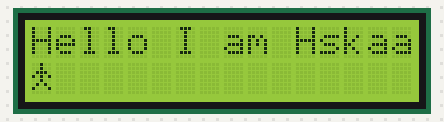
The program below on a simulated ATmega32, built with avr-gcc and emulated at 8 MHz. Shown: 16×2 character LCD. Wiring (inferred from the names in the program): character LCD (HD44780): RS PC0; R/W PC1; E PC2; data PA0, PA1, PA2, PA3, PA4, PA5, PA6, PA7.

Above: at 0.6 s.
At 2.7 s:
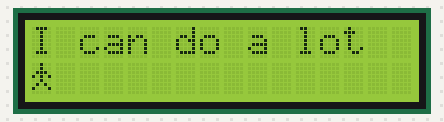
At 11.5 s:
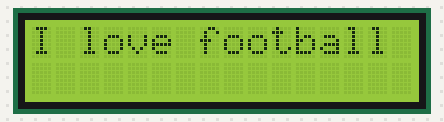
At 24.3 s:
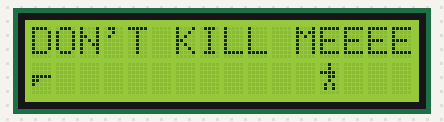
At 31.5 s:
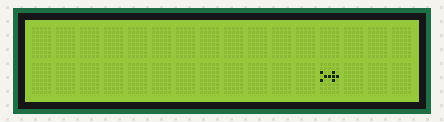
At 37.3 s:
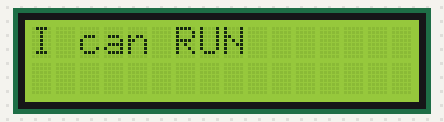

The program:

main.c
```c
/******************************************************************/
/******************************************************************/
/***************   		Author : Hossam Medhat		***************/
/***************   		Layer : APP         		***************/
/***************   		SWC : LCD           		***************/
/***************   		Version : 1.00      		***************/
/******************************************************************/
/******************************************************************/

#include "STD_TYPES.h"
#include <util/delay.h>

#include "DIO_Interface.h"
#include "LCD_Interface.h"
#include "LCD_Cfg.h"

void main (void)
{
	DIO_u8SetPortDirection(LCD_DATA_PORT , DIO_PORT_OUTPUT);

	DIO_u8SetPinDirection(LCD_CTRL_PORT ,LCD_RS_PIN,DIO_OUTPUT );
	DIO_u8SetPinDirection(LCD_CTRL_PORT ,LCD_RW_PIN,DIO_OUTPUT );
	DIO_u8SetPinDirection(LCD_CTRL_PORT ,LCD_E_PIN,DIO_OUTPUT );

	LCD_voidInit();


	u8 ARR_u8FristArabicLetter[8]={
			0b00100,
			0b00100,
			0b01110,
			0b10101,
			0b00100,
			0b01010,
			0b10001,
			0b00000};
	u8 ARR_u8SecondArabicLetter[8]={
			0b00100,
			0b00101,
			0b00110,
			0b01100,
			0b10100,
			0b00011,
			0b00001,
			0b00000};
	u8 ARR_u8ThirdArabicLetter[8]={
			0b00100,
			0b00100,
			0b00110,
			0b00101,
			0b00100,
			0b01010,
			0b10001,
			0b00000};
	u8 ARR_u8FourthArabicLetter[8]={
			0b00100,
			0b00100,
			0b01100,
			0b10101,
			0b00100,
			0b01011,
			0b10001,
			0b00000};
	u8 ARR_u8FifthArabicLetter[8]={
			0b00100,
			0b00101,
			0b01100,
			0b10100,
			0b00100,
			0b01010,
			0b10010,
			0b00000};
	u8 ARR_u8SixthArabicLetter[8]={
			0b00000,
			0b00000,
			0b00000,
			0b11111,
			0b11000,
			0b10000,
			0b00000,
			0b00000};
	u8 ARR_u8SeventhArabicLetter[8]={
			0b00000,
			0b00000,
			0b10010,
			0b01111,
			0b10010,
			0b00000,
			0b00000,
			0b00000};
	u8 ARR_u8EighthArabicLetter[8]={
			0b00000,
			0b00000,
			0b00000,
			0b01100,
			0b00000,
			0b00000,
			0b00000,
			0b00000};
	u8 ARR_u8NinthArabicLetter[8]={
			0b00100,
			0b00100,
			0b11110,
			0b00110,
			0b00100,
			0b01010,
			0b01010,
			0b00000};


	while(1)
	{
		_delay_ms(400);
		LCD_voidGoToXY(0,0);
		LCD_voidSendString("Hello I am Hskaa");
		LCD_voidWriteSpecialCharacter(ARR_u8FristArabicLetter,1,1,0);
		_delay_ms(2000);
		LCD_voidClearLCD();
		LCD_voidSendString("I can do a lot");
		LCD_voidWriteSpecialCharacter(ARR_u8FristArabicLetter,1,1,0);
		_delay_ms(2000);
		LCD_voidClearLCD();
		LCD_voidSendString("I can RUN");
		_delay_ms(2000);
		LCD_voidClearLCD();
		u8 i ;
		for(i=0 ; i<13 ;i++ ){
			LCD_voidWriteSpecialCharacter(ARR_u8FristArabicLetter,0,1,i);
			_delay_ms(100);
			LCD_voidWriteSpecialCharacter(ARR_u8SecondArabicLetter,1,1,i);
			_delay_ms(150);
			LCD_voidClearLCD();
			i++;
			LCD_voidWriteSpecialCharacter(ARR_u8ThirdArabicLetter,2,1,i);
			_delay_ms(150);
			LCD_voidClearLCD();
			_delay_ms(150);

		}
		LCD_voidSendString("I love football");
		_delay_ms(2000);
		LCD_voidClearLCD();
		for(i=0 ; i<13 ;i++ ){
			LCD_voidWriteSpecialCharacter(ARR_u8FourthArabicLetter,0,1,i);
			_delay_ms(300);
			LCD_voidWriteSpecialCharacter(ARR_u8FifthArabicLetter,1,1,i);
			_delay_ms(300);
			LCD_voidClearLCD();
			i++;
			LCD_voidWriteSpecialCharacter(ARR_u8FourthArabicLetter,2,1,i);
			_delay_ms(300);
			LCD_voidClearLCD();
			_delay_ms(300);

		}
		LCD_voidClearLCD();
		LCD_voidSendString("I can dance");
		LCD_voidClearLCD();
		LCD_voidGoToXY(0,0);
		LCD_voidSendString("DON'T KILL MEEEE");
		_delay_ms(1000);
		LCD_voidWriteSpecialCharacter(ARR_u8SixthArabicLetter,0,1,0);

		LCD_voidWriteSpecialCharacter(ARR_u8NinthArabicLetter,1,1,12);
		_delay_ms(1000);
		for (i=2 ;i<12 ;i++ )
		{LCD_voidWriteSpecialCharacter(ARR_u8SixthArabicLetter,0,1,0);

		LCD_voidWriteSpecialCharacter(ARR_u8NinthArabicLetter,1,1,12);

		_delay_ms(200);
		LCD_voidWriteSpecialCharacter(ARR_u8EighthArabicLetter,2,1,i);
		_delay_ms(200);
		LCD_voidClearLCD();

		}
		_delay_ms(1000);
		LCD_voidWriteSpecialCharacter(ARR_u8SeventhArabicLetter,3,1,12);
		_delay_ms(1000);
		LCD_voidClearLCD();


	}
}
```

LCD_Cfg.h
```c
/******************************************************************/
/******************************************************************/
/***************   		Author : Hossam Medhat		***************/
/***************   		Layer : HAL         		***************/
/***************   		SWC : LCD           		***************/
/***************   		Version : 1.00      		***************/
/******************************************************************/
/******************************************************************/
#ifndef LCD_CFG_H
#define LCD_CFG_H

#define  LCD_DATA_PORT		DIO_PORTA

#define  LCD_CTRL_PORT		DIO_PORTC
#define  LCD_RS_PIN			DIO_PIN0
#define  LCD_RW_PIN			DIO_PIN1
#define  LCD_E_PIN			DIO_PIN2


#endif
```

LCD_Interface.h
```c
/******************************************************************/
/******************************************************************/
/***************   		Author : Hossam Medhat		***************/
/***************   		Layer : HAL         		***************/
/***************   		SWC : LCD           		***************/
/***************   		Version : 1.00      		***************/
/******************************************************************/
/******************************************************************/
#ifndef LCD_INTERFACE_H
#define LCD_INTERFACE_H

void LCD_voidSendCommand(u8 Cpy_u8Command);

void LCD_voidSendData(u8 Cpy_u8Data);

void LCD_voidInit(void);

void LCD_voidSendString (const char * Cpy_pcString);

void LCD_voidGoToXY(u8 Cpy_u8XPos ,u8 Cpy_u8YPos  );

void LCD_voidWriteSpecialCharacter(u8* Cpy_u8Pattern , u8 Cpy_u8PatternNumber ,u8 Cpy_u8XPos , u8 Cpy_u8YPos);

void LCD_voidClearLCD(void);

#endif
```

LCD_Prog.c
```c
/******************************************************************/
/******************************************************************/
/***************   		Author : Hossam Medhat		***************/
/***************   		Layer : HAL         		***************/
/***************   		SWC : LCD           		***************/
/***************   		Version : 1.00      		***************/
/******************************************************************/
/******************************************************************/


#include "STD_TYPES.h"
#include <util/delay.h>

#include "DIO_Interface.h"

#include "LCD_Interface.h"
#include "LCD_Cfg.h"
#include "LCD_Private.h"


void LCD_voidSendCommand(u8 Cpy_u8Command)
{
	/* Set RS to low for command */
	DIO_u8SetPinValue(LCD_CTRL_PORT , LCD_RS_PIN , DIO_LOW);

	/* Set RW to low for write */
	DIO_u8SetPinValue(LCD_CTRL_PORT , LCD_RW_PIN , DIO_LOW);

	/* Set command to data pins */
	DIO_u8SetPortValue(LCD_DATA_PORT , Cpy_u8Command);

	/*Send enable pulse */
	DIO_u8SetPinValue(LCD_CTRL_PORT , LCD_E_PIN , DIO_HIGH);
	_delay_ms(2);
	DIO_u8SetPinValue(LCD_CTRL_PORT , LCD_E_PIN , DIO_LOW);

}

void LCD_voidSendData(u8 Cpy_u8Data)
{
	/* Set RS to high for data */
	DIO_u8SetPinValue(LCD_CTRL_PORT , LCD_RS_PIN , DIO_HIGH);

	/* Set RW to low for write */
	DIO_u8SetPinValue(LCD_CTRL_PORT , LCD_RW_PIN , DIO_LOW);

	/* Set data to data pins */
	DIO_u8SetPortValue(LCD_DATA_PORT , Cpy_u8Data);

	/*Send enable pulse */
	DIO_u8SetPinValue(LCD_CTRL_PORT , LCD_E_PIN , DIO_HIGH);
	_delay_ms(2);
	DIO_u8SetPinValue(LCD_CTRL_PORT , LCD_E_PIN , DIO_LOW);
}

void LCD_voidInit(void)
{
	/*wait for more than 30 ms*/
	_delay_ms(40);

	/*Function set command 2 lines , 5*8 font size*/
	LCD_voidSendCommand(0b00111000);

	_delay_ms(1);

	/*Display on off control : display enable , disblay cursor , display blink */
	LCD_voidSendCommand(0b00001100);

	_delay_ms(1);
	/*Clear display*/
	LCD_voidSendCommand(1);

    _delay_ms(2);

	/*Entry Mode Set*/
	LCD_voidSendCommand(0b00000110);

}

void LCD_voidSendString (const char * Cpy_pcString)
{
	u8 Local_u8Counter = 0;
	while (Cpy_pcString[Local_u8Counter]!='\0')
	{
		LCD_voidSendData(Cpy_pcString[Local_u8Counter]);
		Local_u8Counter++;
	}
}

void LCD_voidGoToXY(u8 Cpy_u8XPos ,u8 Cpy_u8YPos  )
{
	u8 Local_u8Address;
	if (Cpy_u8XPos==0)
	{
		/*Writing in first line*/
		Local_u8Address = Cpy_u8YPos;
	}
	else if (Cpy_u8XPos==1)
	{
		/*Writing in second line*/
		Local_u8Address = Cpy_u8YPos+0x40;
	}
	LCD_voidSendCommand(Local_u8Address+128);
}


void LCD_voidWriteSpecialCharacter(u8* Cpy_u8Pattern , u8 Cpy_u8PatternNumber ,u8 Cpy_u8XPos , u8 Cpy_u8YPos)
{
	u8 Local_u8CGRAMAddress=0,Local_u8Iterator;
	/*Calculate the CG RAM address whose its block is 8 bytes*/
	Local_u8CGRAMAddress = Cpy_u8PatternNumber*8;

	/*Send CG RAM address command to LCD , with wetting bit 6 , clearing bit 7*/
	LCD_voidSendCommand(Local_u8CGRAMAddress+64);

	/*Write the pattern into CG RAM*/
	for(Local_u8Iterator=0;Local_u8Iterator<8;Local_u8Iterator++)
	{
		LCD_voidSendData(Cpy_u8Pattern[Local_u8Iterator]);
	}
	/*Go to the DD RAM to display the pattern*/
	LCD_voidGoToXY(Cpy_u8XPos,Cpy_u8YPos);

	/*Display the pattern in the CG RAM */
	LCD_voidSendData(Cpy_u8PatternNumber);

}

void LCD_voidClearLCD(void){
	LCD_voidSendCommand(0b00000001);

}
```

BIT_MATH.h
```c
/******************************************************************/
/******************************************************************/
/***************   		Author : Hossam Medhat		***************/
/***************   		Layer : MCAL         		***************/
/***************   		SWC : DIO            		***************/
/***************   		Version : 1.00      		***************/
/******************************************************************/
/******************************************************************/

#ifndef BIT_MATH_H
#define BIT_MATH_H


#define SET_BIT(VAR,BIT) (VAR) |=  (1 << (BIT))
#define CLR_BIT(VAR,BIT) (VAR) &= ~(1 << (BIT))
#define TOG_BIT(VAR,BIT) (VAR) ^=  (1 << (BIT))
#define GET_BIT(VAR,BIT) (((VAR) >> (BIT)) & 0x01)


#endif
```

DIO_Cfg.h
```c
/*
 * DIO_Cfg.h
 *
 *  Created on: Sep 13, 2023
 *      Author: Computec
 */

#ifndef DIO_CFG_H_
#define DIO_CFG_H_


#endif /* DIO_CFG_H_ */
```

DIO_Interface.h
```c
/******************************************************************/
/******************************************************************/
/***************   		Author : Hossam Medhat		***************/
/***************   		Layer : MCAL         		***************/
/***************   		SWC : DIO            		***************/
/***************   		Version : 1.00      		***************/
/******************************************************************/
/******************************************************************/
#ifndef DIO_INTERFACE_H
#define DIO_INTERFACE_H


/* Cpy_u8Port */
#define DIO_PORTA 0
#define DIO_PORTB 1
#define DIO_PORTC 2
#define DIO_PORTD 3

/*Cpy_u8Pin */
#define DIO_PIN0 0
#define DIO_PIN1 1
#define DIO_PIN2 2
#define DIO_PIN3 3
#define DIO_PIN4 4
#define DIO_PIN5 5
#define DIO_PIN6 6
#define DIO_PIN7 7

/*Cpy_u8PortVal*/
#define DIO_PORT_LOW 	 0x00
#define DIO_PORT_HIGH	 0xff

/*Cpy_u8PortDirc*/
#define DIO_PORT_INPUT 	 0x00
#define DIO_PORT_OUTPUT	 0xff

/*Cpy_u8Dirc*/
#define DIO_INPUT  0
#define DIO_OUTPUT 1

/* Cpy_u8Value */
#define DIO_HIGH  1
#define DIO_LOW   0


/* For pins */
u8 DIO_u8SetPinDirection (u8 Cpy_u8Port , u8 Cpy_u8Pin , u8 Cpy_u8Dirc);
u8 DIO_u8SetPinValue (u8 Cpy_u8Port , u8 Cpy_u8Pin , u8 Cpy_u8Value);
u8 DIO_u8GetPinValue (u8 Cpy_u8Port , u8 Cpy_u8Pin);

/* For port */
u8 DIO_u8SetPortDirection (u8 Cpy_u8Port , u8 Cpy_u8Dirc);
u8 DIO_u8SetPortValue (u8 Cpy_u8Port , u8 Cpy_u8Value);
u8 DIO_u8GetPortValue (u8 Cpy_u8Port);

#endif
```

DIO_Private.h
```c
/*
 * DIO_Private.h
 *
 *  Created on: Sep 13, 2023
 *      Author: Computec
 */

#ifndef DIO_PRIVATE_H_
#define DIO_PRIVATE_H_


#endif /* DIO_PRIVATE_H_ */
```

DIO_Prog.c
```c
/******************************************************************/
/******************************************************************/
/***************   		Author : Hossam Medhat		***************/
/***************   		Layer : MCAL         		***************/
/***************   		SWC : DIO            		***************/
/***************   		Version : 1.00      		***************/
/******************************************************************/
/******************************************************************/
/*****************************************************/
/* 1 - include libraries */
#include "STD_TYPES.h"
#include "BIT_MATH.h"

/* 2 - include module's files */
#include "DIO_Interface.h"
#include "DIO_Private.h"
#include "DIO_Cfg.h"
#include "DIO_Reg.h"


u8 DIO_u8SetPinDirection (u8 Cpy_u8Port , u8 Cpy_u8Pin , u8 Cpy_u8Dirc){
	u8 Local_u8StateError = 0 ;
	if(Cpy_u8Pin<= DIO_PIN7)
	{
		if (Cpy_u8Dirc == DIO_INPUT)
		{
			switch (Cpy_u8Port){
			case DIO_PORTA : CLR_BIT(DDRA , Cpy_u8Pin) ; break;
			case DIO_PORTB : CLR_BIT(DDRB , Cpy_u8Pin); break;
			case DIO_PORTC : CLR_BIT(DDRC , Cpy_u8Pin); break;
			case DIO_PORTD : CLR_BIT(DDRD , Cpy_u8Pin); break;
			default: Local_u8StateError = 1; 			break;
			}
		}
		else if (Cpy_u8Dirc == DIO_OUTPUT){
			switch (Cpy_u8Port){
			case DIO_PORTA : SET_BIT(DDRA , Cpy_u8Pin) ; break;
			case DIO_PORTB : SET_BIT(DDRB , Cpy_u8Pin); break;
			case DIO_PORTC : SET_BIT(DDRC , Cpy_u8Pin); break;
			case DIO_PORTD : SET_BIT(DDRD , Cpy_u8Pin); break;
			default: Local_u8StateError = 1; 			break;
			}
		}
		else{
			Local_u8StateError = 1;
		}
	}
	else {
		Local_u8StateError = 1;
	}

	return Local_u8StateError;
}
u8 DIO_u8SetPinValue (u8 Cpy_u8Port , u8 Cpy_u8Pin , u8 Cpy_u8Value){
	u8 Local_u8StateError = 0 ;
	if(Cpy_u8Pin<= DIO_PIN7)
	{
		if (Cpy_u8Value == DIO_INPUT)
		{
			switch (Cpy_u8Port){
			case DIO_PORTA : CLR_BIT(PORTA , Cpy_u8Pin) ; break;
			case DIO_PORTB : CLR_BIT(PORTB , Cpy_u8Pin); break;
			case DIO_PORTC : CLR_BIT(PORTC , Cpy_u8Pin); break;
			case DIO_PORTD : CLR_BIT(PORTD , Cpy_u8Pin); break;
			default: Local_u8StateError = 1; 			break;
			}
		}
		else if (Cpy_u8Value == DIO_OUTPUT){
			switch (Cpy_u8Port){
			case DIO_PORTA : SET_BIT(PORTA , Cpy_u8Pin) ; break;
			case DIO_PORTB : SET_BIT(PORTB , Cpy_u8Pin); break;
			case DIO_PORTC : SET_BIT(PORTC , Cpy_u8Pin); break;
			case DIO_PORTD : SET_BIT(PORTD , Cpy_u8Pin); break;
			default: Local_u8StateError = 1; 			break;
			}
		}
		else{
			Local_u8StateError = 1;
		}
	}
	else {
		Local_u8StateError = 1;
	}

	return Local_u8StateError;
}
u8 DIO_u8GetPinValue (u8 Cpy_u8Port , u8 Cpy_u8Pin){
	u8 local_u8InValue = 0 ;
	switch (Cpy_u8Port){
	case DIO_PORTA : local_u8InValue = GET_BIT(PINA , Cpy_u8Pin) ; break;
	case DIO_PORTB : local_u8InValue = GET_BIT(PINB , Cpy_u8Pin); break;
	case DIO_PORTC : local_u8InValue = GET_BIT(PINC , Cpy_u8Pin); break;
	case DIO_PORTD : local_u8InValue = GET_BIT(PIND , Cpy_u8Pin); break;
	}

	return local_u8InValue ;
}


u8 DIO_u8SetPortDirection (u8 Cpy_u8Port , u8 Cpy_u8Dirc)
{
	u8 Local_u8StateError = 0;

	switch (Cpy_u8Port)
	{
	case DIO_PORTA : DDRA = Cpy_u8Dirc ; break;
	case DIO_PORTB : DDRB = Cpy_u8Dirc ; break;
	case DIO_PORTC : DDRC = Cpy_u8Dirc ; break;
	case DIO_PORTD : DDRD = Cpy_u8Dirc ; break;
	default: Local_u8StateError = 1;     break;
	}
	return Local_u8StateError ;

}

u8 DIO_u8SetPortValue (u8 Cpy_u8Port , u8 Cpy_u8Value){
	u8 Local_u8StateError =0;
	switch (Cpy_u8Port)
	{
	case DIO_PORTA : PORTA =  Cpy_u8Value; break;
	case DIO_PORTB : PORTB =  Cpy_u8Value; break;
	case DIO_PORTC : PORTC =  Cpy_u8Value; break;
	case DIO_PORTD : PORTD =  Cpy_u8Value; break;
	default: Local_u8StateError = 1;     break;
	}
	return Local_u8StateError ;

}
u8 DIO_u8GetPortValue (u8 Cpy_u8Port){
	u8 local_u8InValue = 0 ;
	switch (Cpy_u8Port){
	case DIO_PORTA : local_u8InValue = PINA ; break;
	case DIO_PORTB : local_u8InValue = PINB ; break;
	case DIO_PORTC : local_u8InValue = PINC ; break;
	case DIO_PORTD : local_u8InValue = PIND ; break;
	}

	return local_u8InValue ;
}
```

DIO_Reg.h
```c
/******************************************************************/
/******************************************************************/
/***************   		Author : Hossam Medhat		***************/
/***************   		Layer : MCAL         		***************/
/***************   		SWC : DIO            		***************/
/***************   		Version : 1.00      		***************/
/******************************************************************/
/******************************************************************/
#ifndef DIO_REG_H
#define DIO_REG_H

#define PORTA  (*((volatile u8 *) 0x3B))
#define DDRA   (*((volatile u8 *) 0x3A))
#define PINA   (*((volatile u8 *) 0x39))

#define PORTB  (*((volatile u8 *) 0x38))
#define DDRB   (*((volatile u8 *) 0x37))
#define PINB   (*((volatile u8 *) 0x36))

#define PORTC  (*((volatile u8 *) 0x35))
#define DDRC   (*((volatile u8 *) 0x34))
#define PINC   (*((volatile u8 *) 0x33))

#define PORTD  (*((volatile u8 *) 0x32))
#define DDRD   (*((volatile u8 *) 0x31))
#define PIND   (*((volatile u8 *) 0x30))

#endif
```

LCD_Private.h
```c
/******************************************************************/
/******************************************************************/
/***************   		Author : Hossam Medhat		***************/
/***************   		Layer : HAL         		***************/
/***************   		SWC : LCD            		***************/
/***************   		Version : 1.00      		***************/
/******************************************************************/
/******************************************************************/
#ifndef LCD_PRIVATE_H
#define LCD_PRIVATE_H


#endif
```

STD_TYPES.h
```c
/*
 * STD_TYPES.h
 *
 *  Created on: Aug 13, 2021
 *      Author: Mosad
 */

#ifndef STD_TYPES_H_
#define STD_TYPES_H_

typedef unsigned char u8;
typedef unsigned short int u16;
typedef unsigned long int u32;

typedef signed char s8;
typedef signed short int s16;
typedef signed long int s32;

typedef float f32;
typedef double f64;

#endif /* STD_TYPES_H_ */
```

Measured:
- what the display in image 0 shows lasts 2.2 s, from 0.5 s to 2.7 s
- what the display in image 2 shows lasts 2.2 s, from 11.5 s to 13.7 s
- what the display in image 4 shows lasts 1.1 s, from 31.4 s to 32.5 s
